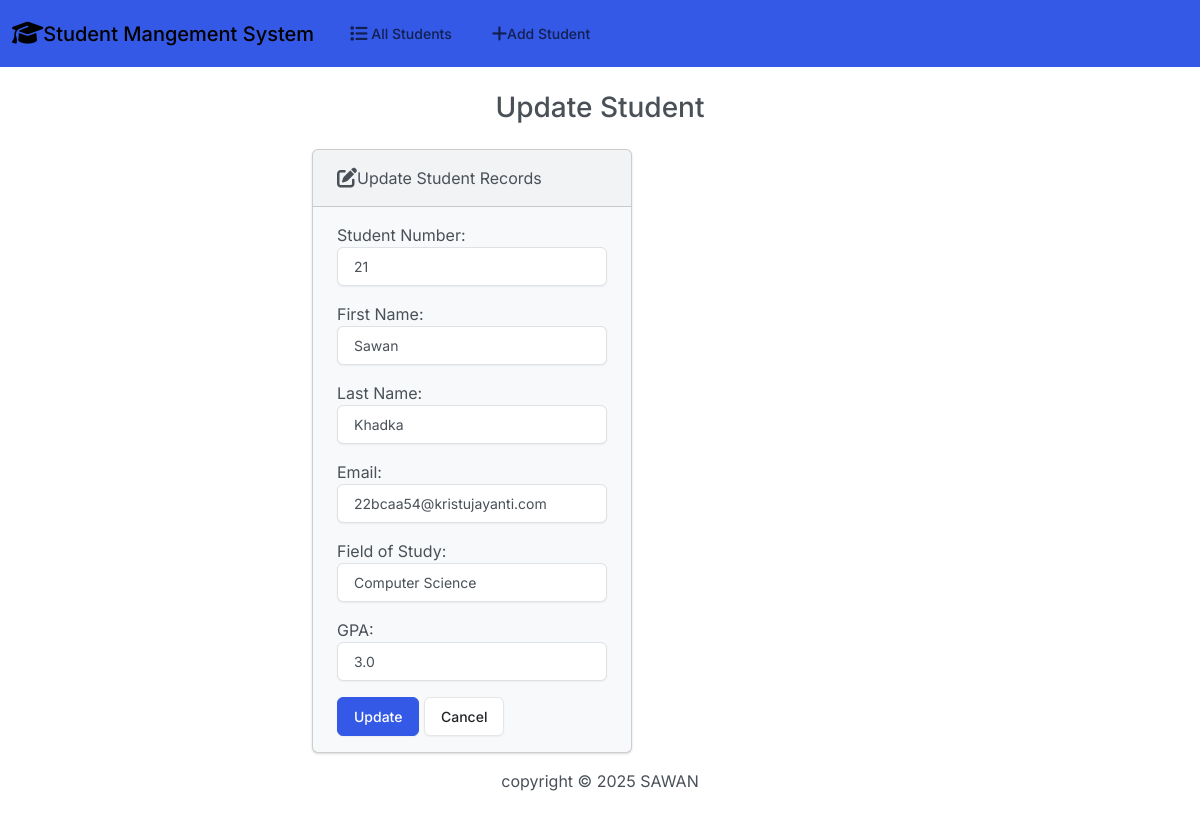
The app's page /edit/7 with its own data.
### students/models.py (models this page shows)
class Student(models.Model):
    student_number = models.PositiveIntegerField()
    first_name = models.CharField(max_length=50)
    last_name = models.CharField(max_length=50)
    email = models.EmailField(max_length=100)
    field_of_study = models.CharField(max_length=50)
    gpa = models.FloatField()

### students/views.py (the view)
# urls.py: path('edit/<int:id>', views.edit, name='edit'),
def edit(request, id):
    if request.method == "POST":
        student = Student.objects.get(pk=id)
        form = StudentForm(request.POST, instance=student)
        if form.is_valid():
            form.save()
            return render(request, 'students/edit.html',{
                'form':form,
                'success':True
            })
    else:
        student = Student.objects.get(pk=id)
        form = StudentForm(instance=student)
        return render(request, 'students/edit.html',{
                'form':form
            })

### students/forms.py
class StudentForm(forms.ModelForm):
    class Meta:
        model = Student
        fields = ['student_number', 'first_name', 'last_name', 'email', 'field_of_study', 'gpa']
        labels = {
            'student_number': 'Student Number',
            'first_name': 'First Name',
            'last_name': 'Last Name',
            'email': 'Email',
            'field_of_study': 'Field of Study',
            'gpa': 'GPA'
        }
        widgets= {
            'student_number': forms.NumberInput(attrs={'class': 'form-control'}),
            'first_name': forms.TextInput(attrs={'class': 'form-control'}),
            'last_name': forms.TextInput(attrs={'class': 'form-control'}),
            'email': forms.EmailInput(attrs={'class': 'form-control'}),
            'field_of_study': forms.TextInput(attrs={'class': 'form-control'}),
            'gpa': forms.NumberInput(attrs={'class': 'form-control'}),
        }

### students/templates/students/edit.html (shortened to what this page needs)
{% extends "students/base.html" %}
{% block body %}
  <h3 class="text-center m-4">Update Student</h3>
  {% if success %}
    <div class="alert alert-success" role="alert">
      The student updated successfully.
      <a href="{% url 'index' %}" class="alert-link">Go to Home Page</a>
    </div>
  {% else %}
    <div class="row justify-content-center">
      <div class="col-6">
        <div class="card bg-light mb-3" style="max-width: 20rem;">
          <div class="card-header">
            <i class="fa-solid fa-pen-to-square fa-lg"></i>Update Student Records
          </div>
          <div class="card-body">
            <form action="" method="POST">
              {{ form.as_p }}
              <button type="submit" class="btn btn-primary">Update</button>
              <a href="{% url 'index' %}" class="btn btn-secondary">Cancel</a>
            </form>
          </div>
        </div>
      </div>
    </div>
  {% endif %}
{% endblock %}

### records on screen
Student: student_number "21", first_name "Sawan", last_name "Khadka", email "22bcaa54@kristujayanti.com", field_of_study "Computer Science", gpa "3.0"
